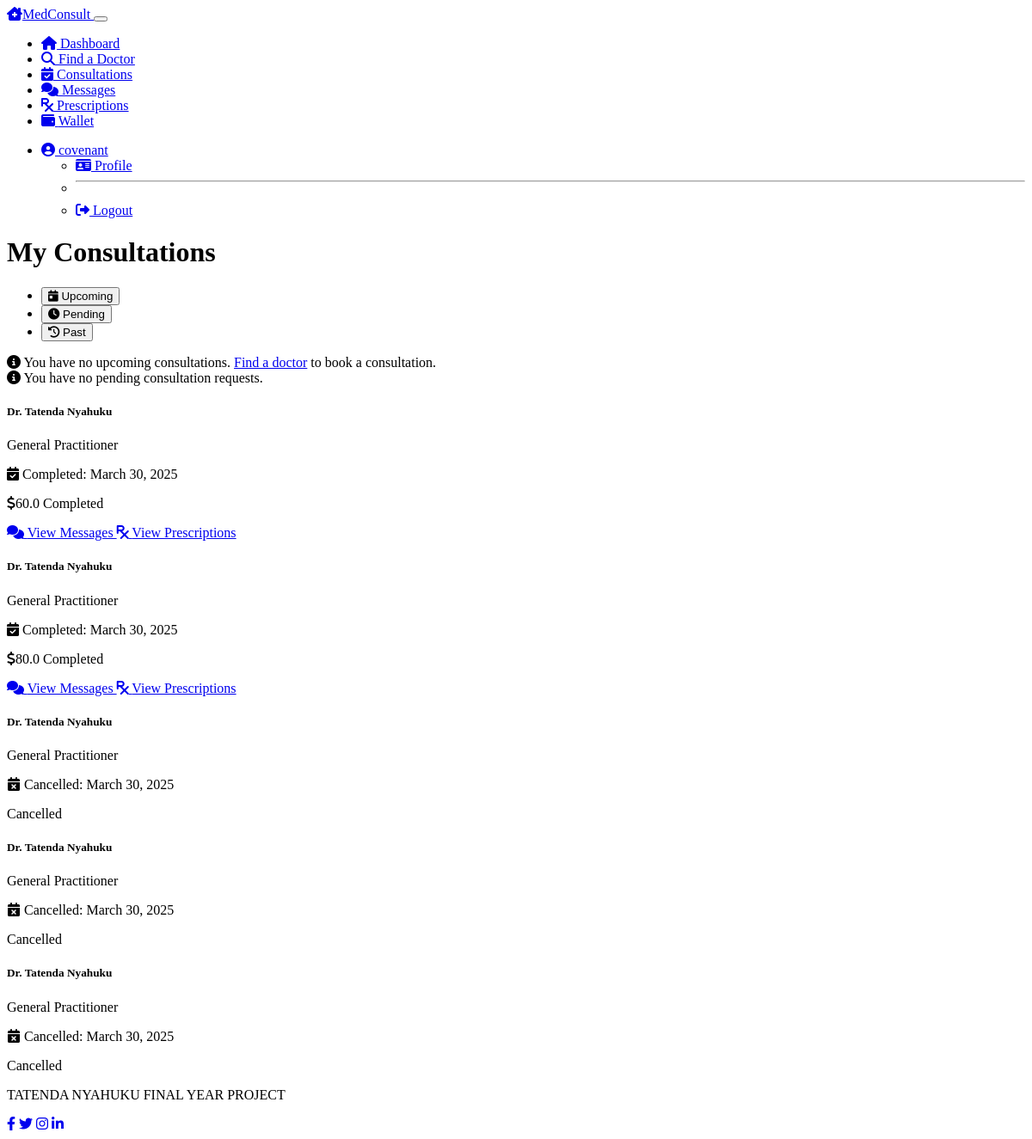
The app's page /patient/consultations (signed in), older data.
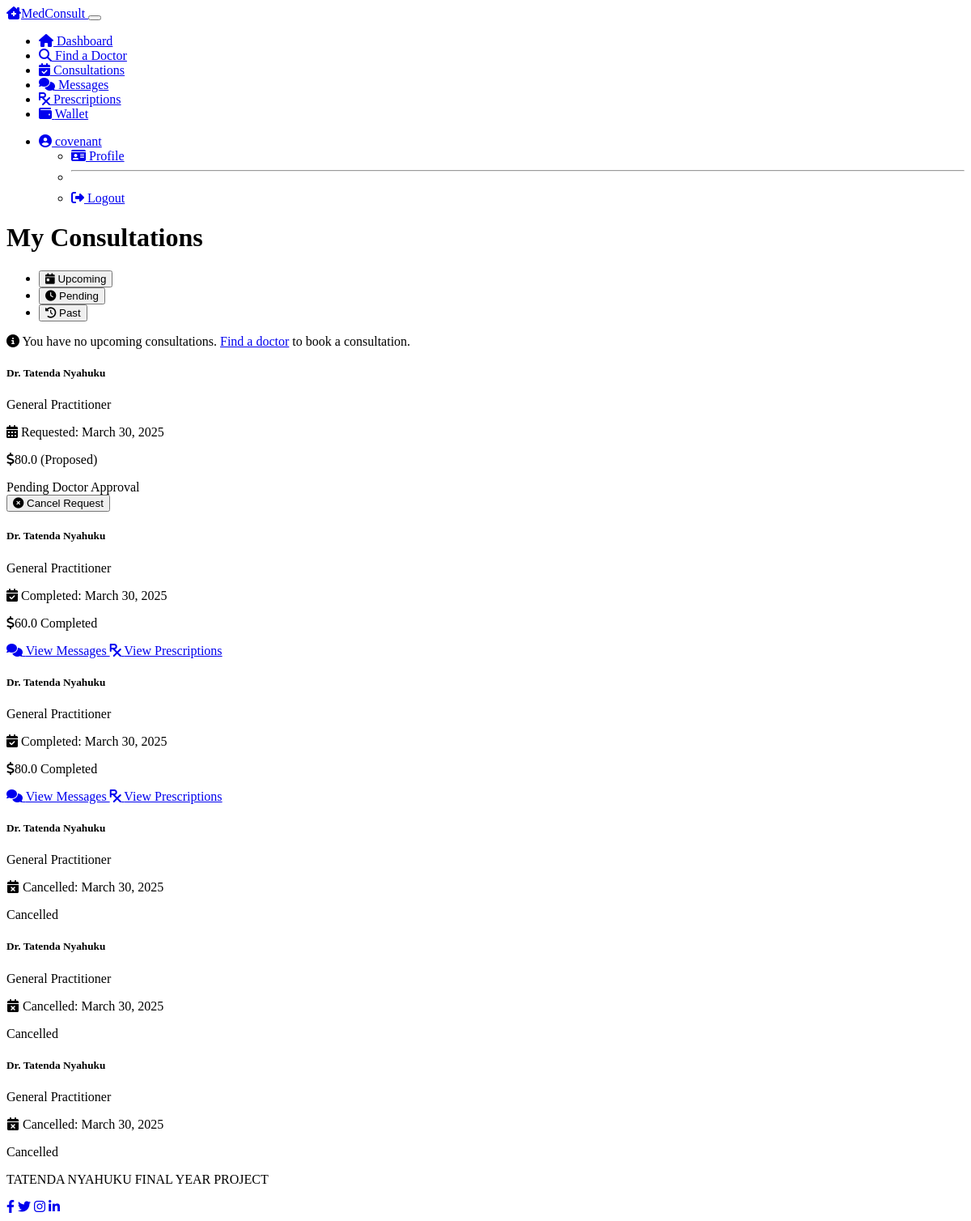
The same page, newer data.
### models.py (models this page shows, shortened)
class Consultation(db.Model):
    __tablename__ = 'consultations'
    id = db.Column(db.Integer, primary_key=True)
    patient_id = db.Column(db.Integer, db.ForeignKey('patients.id'), nullable=False)
    doctor_id = db.Column(db.Integer, db.ForeignKey('doctors.id'), nullable=False)
    status = db.Column(db.String(50), default='requested')  # requested, accepted, rejected, completed, cancelled
    proposed_fee = db.Column(db.Float, nullable=False)
    final_fee = db.Column(db.Float, nullable=True)
    scheduled_time = db.Column(db.DateTime, nullable=True)
    created_at = db.Column(db.DateTime, default=datetime.utcnow)
    completed_at = db.Column(db.DateTime, nullable=True)
    messages = db.relationship('Message', backref='consultation', lazy=True)
    prescriptions = db.relationship('Prescription', backref='consultation', lazy=True)

class Doctor(db.Model):
    __tablename__ = 'doctors'
    id = db.Column(db.Integer, primary_key=True)
    user_id = db.Column(db.Integer, db.ForeignKey('users.id'), nullable=False)
    first_name = db.Column(db.String(50), nullable=False)
    last_name = db.Column(db.String(50), nullable=False)
    specialty = db.Column(db.String(100), nullable=False)
    license_number = db.Column(db.String(50), nullable=False)
    qualifications = db.Column(db.Text, nullable=True)
    min_fee = db.Column(db.Float, nullable=False)
    max_fee = db.Column(db.Float, nullable=False)
    is_verified = db.Column(db.Boolean, default=False)
    consultations = db.relationship('Consultation', backref='doctor', lazy=True)

### routes.py (the view)
@app.route('/patient/consultations')
@login_required
@patient_required
def patient_consultations():
    consultations = Consultation.query.filter_by(
        patient_id=current_user.patient.id
    ).order_by(Consultation.created_at.desc()).all()
    return render_template('patient/consultations.html',
                          title='My Consultations',
                          consultations=consultations,
                          now=datetime.utcnow,
                          timedelta=timedelta)

### models.py (called while the page is built)
@login_manager.user_loader
def load_user(user_id):
    user = User.query.get(int(user_id))
    if user:
        return user
    return None

### routes.py (called while the page is built)
def patient_required(f):
    @wraps(f)
    def decorated_function(*args, **kwargs):
        if not current_user.is_authenticated or current_user.role != 'patient':
            flash('Access denied: Patient access required', 'danger')
            return redirect(url_for('login'))
        return f(*args, **kwargs)
    return decorated_function

### templates/patient/consultations.html (shortened to what the changed rows need)
{% extends "layout.html" %}
{% block content %}
<div class="row mb-4">
    <div class="col-12">
        <h1 class="mb-4">My Consultations</h1>
        <div class="tab-content" id="consultationsTabContent">
                {% set upcoming_consultations = consultations|selectattr('status', 'equalto', 'accepted')|selectattr('scheduled_time', 'gt', now())|list %}
            <div class="tab-pane fade" id="pending" role="tabpanel" aria-labelledby="pending-tab">
                {% set pending_consultations = consultations|selectattr('status', 'equalto', 'requested')|list %}
                {% if pending_consultations %}
                    {% for consultation in pending_consultations|sort(attribute='created_at', reverse=true) %}
                        <div class="card consultation-item status-requested bg-dark text-light mb-3">
                            <div class="card-body">
                                <div class="d-flex justify-content-between align-items-start">
                                    <div>
                                        <h5 class="card-title mb-1">Dr. {{ consultation.doctor.first_name }} {{ consultation.doctor.last_name }}</h5>
                                        <p class="mb-1 text-muted">{{ consultation.doctor.specialty }}</p>
                                        <p class="mb-1">
                                            <i class="fas fa-calendar-alt me-2"></i>
                                            Requested: {{ consultation.created_at.strftime('%B %d, %Y') }}
                                        </p>
                                        <p class="mb-0">
                                            <span class="badge bg-warning text-dark">
                                                <i class="fas fa-dollar-sign me-1"></i>{{ consultation.proposed_fee }} (Proposed)
                                            </span>
                                        </p>
                                    </div>
                                    <div>
                                        <span class="badge bg-warning text-dark mb-2">Pending Doctor Approval</span>
                                        <div>
                                            <form method="post" action="{{ url_for('patient_cancel_consultation', consultation_id=consultation.id) }}" onsubmit="return confirm('Are you sure you want to cancel this consultation request?');">
                                                <button type="submit" class="btn btn-outline-danger btn-sm">
                                                    <i class="fas fa-times-circle me-1"></i> Cancel Request
                                                </button>
                                            </form>
                                        </div>
                                    </div>
                                </div>
                            </div>
                        </div>
                    {% endfor %}
                {% else %}
                    <div class="alert alert-info">
                        <i class="fas fa-info-circle me-2"></i>
                        You have no pending consultation requests.
                    </div>
                {% endif %}
            </div>
            <div class="tab-pane fade" id="past" role="tabpanel" aria-labelledby="past-tab">
                {% set past_consultations = consultations|selectattr('status', 'in', ['completed', 'rejected', 'cancelled'])|list %}
                {% set past_consultations = past_consultations + consultations|selectattr('status', 'equalto', 'accepted')|selectattr('scheduled_time', 'le', now())|list %}
                {% if past_consultations %}
                    {% for consultation in past_consultations|sort(attribute='created_at', reverse=true) %}
                        <div class="card consultation-item status-{{ consultation.status }} bg-dark text-light mb-3">
                            <div class="card-body">
                                <div class="d-flex justify-content-between align-items-start">
                                    <div>
                                        <h5 class="card-title mb-1">Dr. {{ consultation.doctor.first_name }} {{ consultation.doctor.last_name }}</h5>
                                        <p class="mb-1 text-muted">{{ consultation.doctor.specialty }}</p>
                                        {% if consultation.status == 'completed' %}
                                            <p class="mb-1">
                                                <i class="fas fa-calendar-check me-2"></i>
                                                Completed: {{ consultation.completed_at.strftime('%B %d, %Y') }}
                                            </p>
                                            <p class="mb-0">
                                                <span class="badge bg-success">
                                                    <i class="fas fa-dollar-sign me-1"></i>{{ consultation.final_fee }}
                                                </span>
                                                <span class="badge bg-success">Completed</span>
                                            </p>
                                        {% elif consultation.status == 'cancelled' %}
                                            <p class="mb-1">
                                                <i class="fas fa-calendar-times me-2"></i>
                                                Cancelled: {{ consultation.created_at.strftime('%B %d, %Y') }}
                                            </p>
                                            <p class="mb-0">
                                                <span class="badge bg-secondary">Cancelled</span>
                                            </p>
                                        {% endif %}
                                    </div>
                                    <div>
                                        {% if consultation.status == 'completed' %}
                                            <a href="{{ url_for('patient_consultation_messages', consultation_id=consultation.id) }}" class="btn btn-outline-primary">
                                                <i class="fas fa-comments me-1"></i> View Messages
                                            </a>
                                            {% if consultation.prescriptions %}
                                                <a href="{{ url_for('patient_prescriptions') }}" class="btn btn-outline-info mt-2">
                                                    <i class="fas fa-prescription me-1"></i> View Prescriptions
                                                </a>
                                            {% endif %}
                                        {% endif %}
                                    </div>
                                </div>
                            </div>
                        </div>
                    {% endfor %}
                {% else %}
                    <div class="alert alert-info">
                        <i class="fas fa-info-circle me-2"></i>
                        You have no past consultations.
                    </div>
                {% endif %}
            </div>
        </div>
    </div>
</div>
{% endblock %}

Row changes from the older to the newer data that the page shows:
added Consultation: doctor.first_name "Tatenda", doctor.last_name "Nyahuku", doctor.specialty "General Practitioner", created_at "March 30, 2025", proposed_fee "80.0", shown under "My Consultations"
Text that changed along with them:
text no longer shown: "You have no pending consultation requests."
